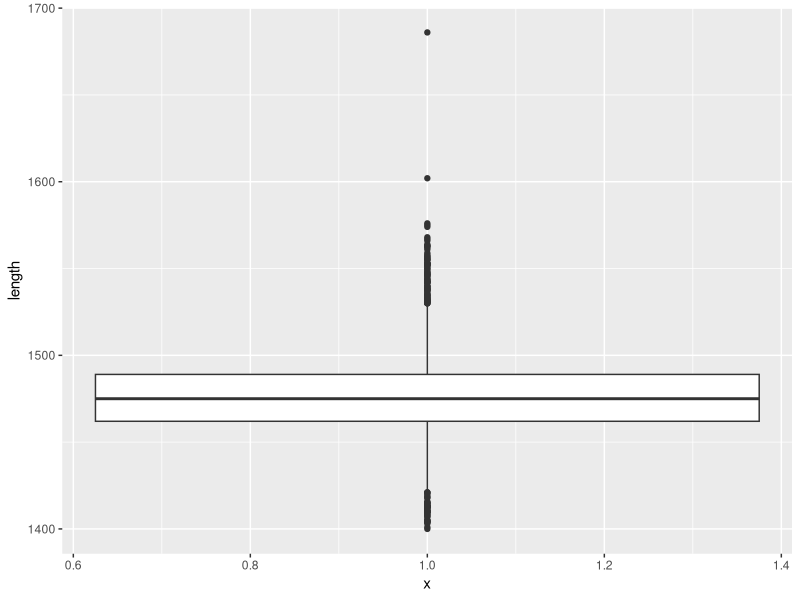

Recreate this plot in R.
install.packages("readxl")   # read data from excel
install.packages("ggplot2")  # data visulization package

library("readxl")   # declare that we use the package
library("ggplot2")

setwd("Y:/Allgemein/Cho/Eewon/R_visualization/Boxplot_exercise")   # set working directory
getwd()

rep_19 = read_excel('rep_19.output.xlsx')
head(rep_19)   # show first few lines of data

# Store the graph
box_plot <- ggplot(rep_19, aes(x = 1, y = length))
# Add the geometric object box plot
box_plot +
  geom_boxplot()

#box_plot +
#  geom_violin(scale = "area")

## Data + coordinate system + geom = boxplot
## geom: visual marks that represent data points


# first quartile (25%)
# median
# second quartile (75%)
# minimum, maximum (without outliers)
# outliers - observation that is very distant from the rest of the data

data()

USArrests